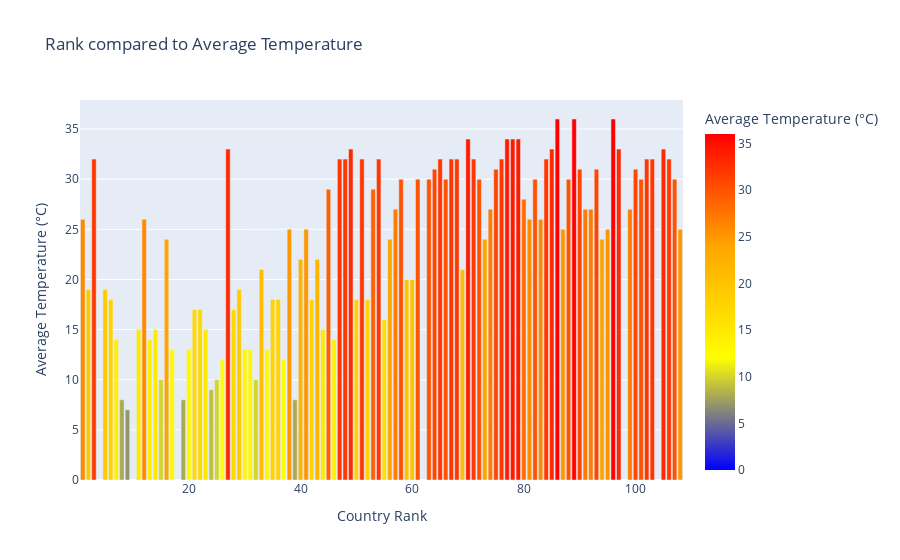

The notebook cell saved with this chart:
### Code cell
fig = px.bar(df_iq.sort_values(by="rank"), x="rank", y="avg_temp", 
    title="Rank compared to Average Temperature",
    color="avg_temp", 
    color_continuous_scale=["blue","yellow","orange","red"],  # color gradient
    labels={"rank": "Country Rank", "avg_temp": "Average Temperature (°C)"})
fig.show()
#no correlation from my perspective

### Figure 1 — Plotly figure (JSON) as saved in the notebook; plotly's stock layout.template omitted (floating-point values rounded to 4 significant figures)
{"data": [{"alignmentgroup": "True", "hovertemplate": "Country Rank=%{x}<br>Average Temperature (°C)=%{marker.color}<extra></extra>", "legendgroup": "", "marker": {"color": [26, 19, 32, 19, 18, 14, 8, 7, 15, 26, 14, 15, 10, 24, 13, 0, 8, 13, 17, 17, 15, 9, 10, 12, 33, 17, 19, 13, 13, 10, 21, 13, 18, 18, 12, 25, 8, 22, 25, 18, 22, 15, 29, 14, 32, 32, 33, 18, 32, 18, 29, 32, 16, 24, 27, 30, 20, 20, 30, 30, 31, 32, 30, 32, 32, 21, 34, 32, 30, 24, 27, 31, 32, 34, 34, 34, 28, 26, 30, 26, 32, 33, 36, 25, 30, 36, 31, 27, 27, 31, 24, 25, 36, 33, 27, 31, 30, 32, 32, 33, 32, 30, 25], "coloraxis": "coloraxis", "pattern": {"shape": ""}}, "name": "", "offsetgroup": "", "orientation": "v", "showlegend": false, "textposition": "auto", "type": "bar", "x": [1, 2, 3, 5, 6, 7, 8, 9, 11, 12, 13, 14, 15, 16, 17, 18, 19, 20, 21, 22, 23, 24, 25, 26, 27, 28, 29, 30, 31, 32, 33, 34, 35, 36, 37, 38, 39, 40, 41, 42, 43, 44, 45, 46, 47, 48, 49, 50, 51, 52, 53, 54, 55, 56, 57, 58, 59, 60, 61, 63, 64, 65, 66, 67, 68, 69, 70, 71, 72, 73, 74, 75, 76, 77, 78, 79, 80, 81, 82, 83, 84, 85, 86, 87, 88, 89, 90, 91, 92, 93, 94, 95, 96, 97, 99, 100, 101, 102, 103, 105, 106, 107, 108], "xaxis": "x", "y": [26, 19, 32, 19, 18, 14, 8, 7, 15, 26, 14, 15, 10, 24, 13, 0, 8, 13, 17, 17, 15, 9, 10, 12, 33, 17, 19, 13, 13, 10, 21, 13, 18, 18, 12, 25, 8, 22, 25, 18, 22, 15, 29, 14, 32, 32, 33, 18, 32, 18, 29, 32, 16, 24, 27, 30, 20, 20, 30, 30, 31, 32, 30, 32, 32, 21, 34, 32, 30, 24, 27, 31, 32, 34, 34, 34, 28, 26, 30, 26, 32, 33, 36, 25, 30, 36, 31, 27, 27, 31, 24, 25, 36, 33, 27, 31, 30, 32, 32, 33, 32, 30, 25], "yaxis": "y"}], "layout": {"barmode": "relative", "coloraxis": {"colorbar": {"title": {"text": "Average Temperature (°C)"}}, "colorscale": [[0, "blue"], [0.3333, "yellow"], [0.6667, "orange"], [1, "red"]]}, "legend": {"tracegroupgap": 0}, "title": {"text": "Rank compared to Average Temperature"}, "xaxis": {"anchor": "y", "domain": [0, 1], "title": {"text": "Country Rank"}}, "yaxis": {"anchor": "x", "domain": [0, 1], "title": {"text": "Average Temperature (°C)"}}}}
